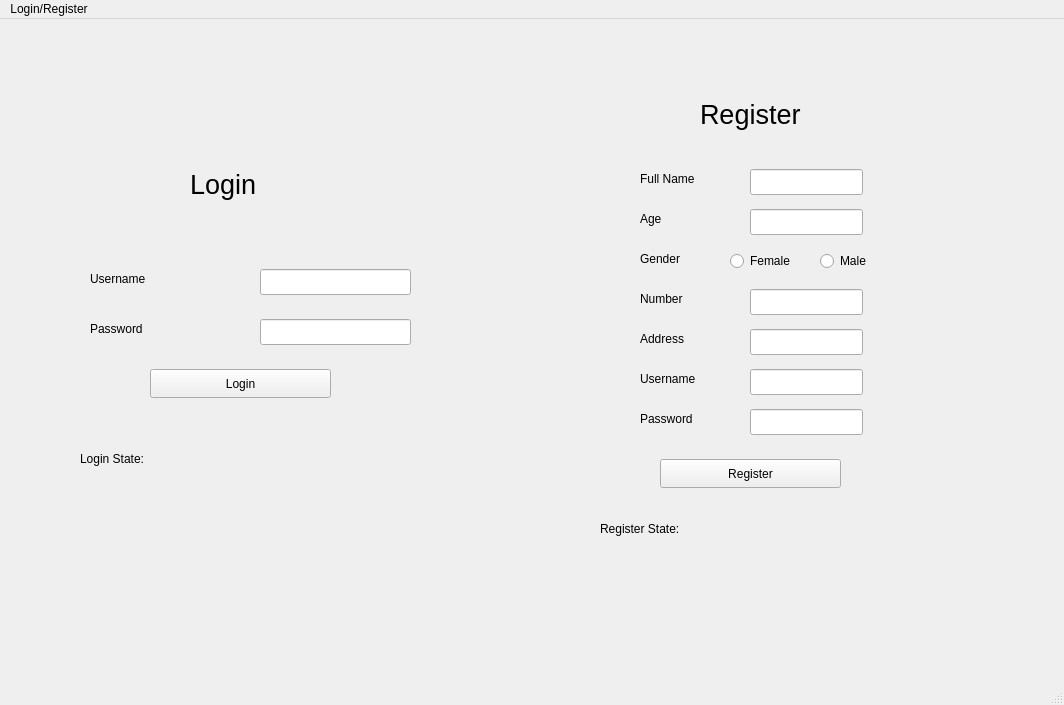
<?xml version="1.0" encoding="UTF-8"?>
<ui version="4.0">
 <class>Hospital</class>
 <widget class="QMainWindow" name="Hospital">
  <property name="geometry">
   <rect>
    <x>0</x>
    <y>0</y>
    <width>1064</width>
    <height>705</height>
   </rect>
  </property>
  <property name="windowTitle">
   <string>Hospital</string>
  </property>
  <widget class="QWidget" name="centralwidget">
   <widget class="QLabel" name="Label_Login">
    <property name="geometry">
     <rect>
      <x>190</x>
      <y>140</y>
      <width>91</width>
      <height>51</height>
     </rect>
    </property>
    <property name="font">
     <font>
      <pointsize>20</pointsize>
     </font>
    </property>
    <property name="text">
     <string>Login</string>
    </property>
   </widget>
   <widget class="QLabel" name="Label_Register">
    <property name="geometry">
     <rect>
      <x>700</x>
      <y>70</y>
      <width>131</width>
      <height>51</height>
     </rect>
    </property>
    <property name="font">
     <font>
      <pointsize>20</pointsize>
     </font>
    </property>
    <property name="text">
     <string>Register</string>
    </property>
   </widget>
   <widget class="QLabel" name="Label_LoginUsername">
    <property name="geometry">
     <rect>
      <x>90</x>
      <y>250</y>
      <width>71</width>
      <height>20</height>
     </rect>
    </property>
    <property name="text">
     <string>Username</string>
    </property>
   </widget>
   <widget class="QLabel" name="Label_LoginPassword">
    <property name="geometry">
     <rect>
      <x>90</x>
      <y>300</y>
      <width>71</width>
      <height>20</height>
     </rect>
    </property>
    <property name="text">
     <string>Password</string>
    </property>
   </widget>
   <widget class="QLineEdit" name="LineEdit_LoginUsername">
    <property name="geometry">
     <rect>
      <x>260</x>
      <y>250</y>
      <width>151</width>
      <height>26</height>
     </rect>
    </property>
   </widget>
   <widget class="QLineEdit" name="LineEdit_LoginPassword">
    <property name="geometry">
     <rect>
      <x>260</x>
      <y>300</y>
      <width>151</width>
      <height>26</height>
     </rect>
    </property>
   </widget>
   <widget class="QPushButton" name="PushButton_Login">
    <property name="geometry">
     <rect>
      <x>150</x>
      <y>350</y>
      <width>181</width>
      <height>29</height>
     </rect>
    </property>
    <property name="text">
     <string>Login</string>
    </property>
   </widget>
   <widget class="QLabel" name="Label_RegisterFullName">
    <property name="geometry">
     <rect>
      <x>640</x>
      <y>150</y>
      <width>71</width>
      <height>20</height>
     </rect>
    </property>
    <property name="text">
     <string>Full Name</string>
    </property>
   </widget>
   <widget class="QLabel" name="Label_RegisterAge">
    <property name="geometry">
     <rect>
      <x>640</x>
      <y>190</y>
      <width>63</width>
      <height>20</height>
     </rect>
    </property>
    <property name="text">
     <string>Age</string>
    </property>
   </widget>
   <widget class="QLabel" name="Label_RegisterGender">
    <property name="geometry">
     <rect>
      <x>640</x>
      <y>230</y>
      <width>63</width>
      <height>20</height>
     </rect>
    </property>
    <property name="text">
     <string>Gender</string>
    </property>
   </widget>
   <widget class="QLabel" name="Label_RegisterNumber">
    <property name="geometry">
     <rect>
      <x>640</x>
      <y>270</y>
      <width>63</width>
      <height>20</height>
     </rect>
    </property>
    <property name="text">
     <string>Number</string>
    </property>
   </widget>
   <widget class="QLabel" name="Label_RegisterAddress">
    <property name="geometry">
     <rect>
      <x>640</x>
      <y>310</y>
      <width>63</width>
      <height>20</height>
     </rect>
    </property>
    <property name="text">
     <string>Address</string>
    </property>
   </widget>
   <widget class="QLabel" name="Label_RegisterUsername">
    <property name="geometry">
     <rect>
      <x>640</x>
      <y>350</y>
      <width>71</width>
      <height>20</height>
     </rect>
    </property>
    <property name="text">
     <string>Username</string>
    </property>
   </widget>
   <widget class="QLabel" name="Label_RegisterPassword">
    <property name="geometry">
     <rect>
      <x>640</x>
      <y>390</y>
      <width>63</width>
      <height>20</height>
     </rect>
    </property>
    <property name="text">
     <string>Password</string>
    </property>
   </widget>
   <widget class="QLineEdit" name="LineEdit_RegisterFullName">
    <property name="geometry">
     <rect>
      <x>750</x>
      <y>150</y>
      <width>113</width>
      <height>26</height>
     </rect>
    </property>
   </widget>
   <widget class="QLineEdit" name="LineEdit_RegisterAge">
    <property name="geometry">
     <rect>
      <x>750</x>
      <y>190</y>
      <width>113</width>
      <height>26</height>
     </rect>
    </property>
   </widget>
   <widget class="QLineEdit" name="LineEdit_RegisterNumber">
    <property name="geometry">
     <rect>
      <x>750</x>
      <y>270</y>
      <width>113</width>
      <height>26</height>
     </rect>
    </property>
   </widget>
   <widget class="QLineEdit" name="LineEdit_RegisterPassword">
    <property name="geometry">
     <rect>
      <x>750</x>
      <y>390</y>
      <width>113</width>
      <height>26</height>
     </rect>
    </property>
   </widget>
   <widget class="QLineEdit" name="LineEdit_RegisterAddress">
    <property name="geometry">
     <rect>
      <x>750</x>
      <y>310</y>
      <width>113</width>
      <height>26</height>
     </rect>
    </property>
   </widget>
   <widget class="QLineEdit" name="LineEdit_RegisterUsername">
    <property name="geometry">
     <rect>
      <x>750</x>
      <y>350</y>
      <width>113</width>
      <height>26</height>
     </rect>
    </property>
   </widget>
   <widget class="QPushButton" name="PushButton_Register">
    <property name="geometry">
     <rect>
      <x>660</x>
      <y>440</y>
      <width>181</width>
      <height>29</height>
     </rect>
    </property>
    <property name="text">
     <string>Register</string>
    </property>
   </widget>
   <widget class="QRadioButton" name="RadioButton_RegisterGenderFemale">
    <property name="geometry">
     <rect>
      <x>730</x>
      <y>230</y>
      <width>110</width>
      <height>24</height>
     </rect>
    </property>
    <property name="text">
     <string>Female</string>
    </property>
   </widget>
   <widget class="QRadioButton" name="RadioButton_RegisterGenderMale">
    <property name="geometry">
     <rect>
      <x>820</x>
      <y>230</y>
      <width>110</width>
      <height>24</height>
     </rect>
    </property>
    <property name="text">
     <string>Male</string>
    </property>
   </widget>
   <widget class="QLabel" name="Label_LoginState">
    <property name="geometry">
     <rect>
      <x>80</x>
      <y>430</y>
      <width>261</width>
      <height>20</height>
     </rect>
    </property>
    <property name="text">
     <string>Login State:</string>
    </property>
   </widget>
   <widget class="QLabel" name="Label_RegisterState">
    <property name="geometry">
     <rect>
      <x>600</x>
      <y>500</y>
      <width>371</width>
      <height>20</height>
     </rect>
    </property>
    <property name="text">
     <string>Register State: </string>
    </property>
   </widget>
  </widget>
  <widget class="QMenuBar" name="menubar">
   <property name="geometry">
    <rect>
     <x>0</x>
     <y>0</y>
     <width>1064</width>
     <height>26</height>
    </rect>
   </property>
   <widget class="QMenu" name="menuLogin_Register">
    <property name="title">
     <string>Login/Register</string>
    </property>
   </widget>
   <addaction name="menuLogin_Register"/>
  </widget>
  <widget class="QStatusBar" name="statusbar"/>
 </widget>
 <resources/>
 <connections/>
</ui>
